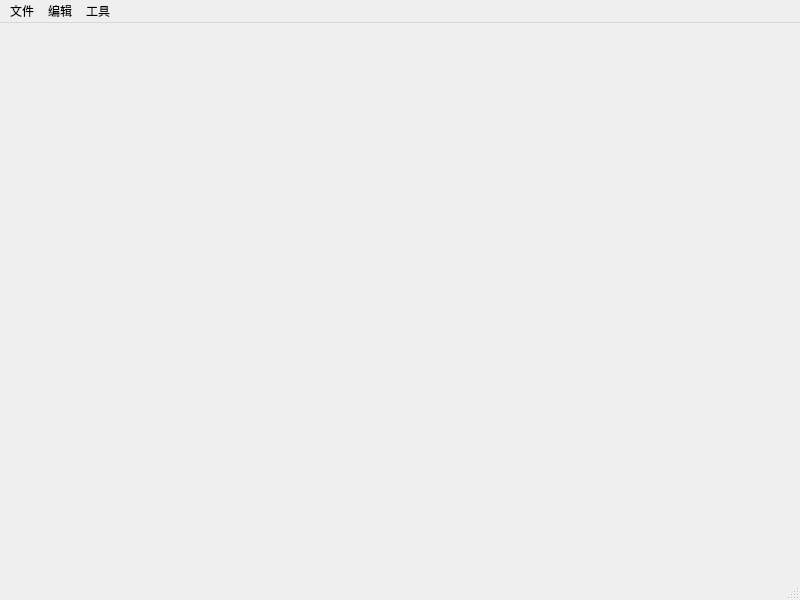
<?xml version="1.0" encoding="UTF-8"?>
<ui version="4.0">
 <class>MainWindow</class>
 <widget class="QMainWindow" name="MainWindow">
  <property name="geometry">
   <rect>
    <x>0</x>
    <y>0</y>
    <width>800</width>
    <height>600</height>
   </rect>
  </property>
  <property name="windowTitle">
   <string>MainWindow</string>
  </property>
  <widget class="QWidget" name="centralwidget"/>
  <widget class="QStatusBar" name="statusbar"/>
  <widget class="QMenuBar" name="menuBar">
   <property name="geometry">
    <rect>
     <x>0</x>
     <y>0</y>
     <width>800</width>
     <height>30</height>
    </rect>
   </property>
   <widget class="QMenu" name="menu">
    <property name="title">
     <string>文件</string>
    </property>
    <addaction name="actionNew"/>
    <addaction name="actionOpen"/>
    <addaction name="actionShutDown"/>
   </widget>
   <widget class="QMenu" name="menu_2">
    <property name="title">
     <string>编辑</string>
    </property>
   </widget>
   <widget class="QMenu" name="menu_3">
    <property name="title">
     <string>工具</string>
    </property>
   </widget>
   <addaction name="menu"/>
   <addaction name="menu_2"/>
   <addaction name="menu_3"/>
  </widget>
  <action name="actionNew">
   <property name="text">
    <string>New</string>
   </property>
  </action>
  <action name="actionOpen">
   <property name="text">
    <string>Open</string>
   </property>
  </action>
  <action name="actionShutDown">
   <property name="text">
    <string>ShutDown</string>
   </property>
  </action>
 </widget>
 <resources/>
 <connections/>
</ui>
